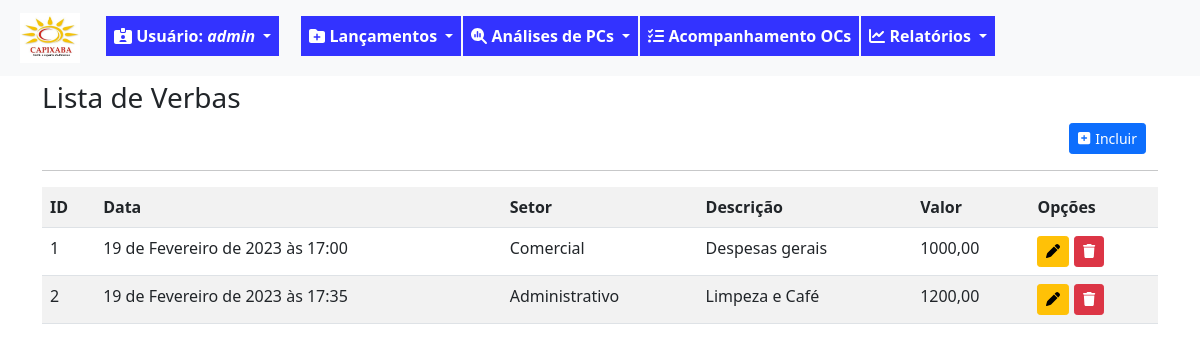
/verbas/listar/ (signed in), run on an earlier commit of the app's database.
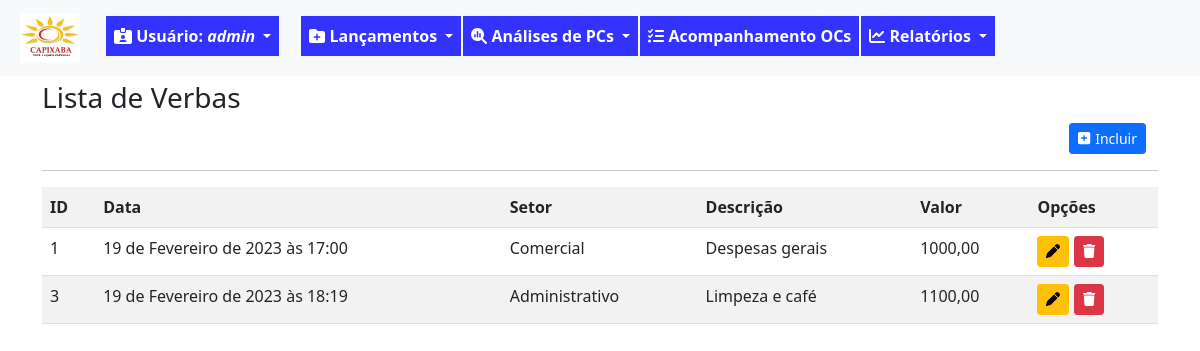
And on a later commit of the database.
### fluxo/models.py (models this page shows, shortened)
class Verba(models.Model):
    data_verba = models.DateTimeField(verbose_name='Data Lançamento', default=timezone.now)
    valor_verba = models.DecimalField(verbose_name='Valor da Verba', max_digits=9, decimal_places=2)
    setor_verba = models.ForeignKey(Setor, on_delete=models.PROTECT, verbose_name='Setor')
    desc_verba = models.CharField(verbose_name='Descrição', max_length=200)
    motivo_verba = models.TextField(verbose_name='Motivo', max_length=1000, blank=True, null=True)

class Setor(models.Model):
    setor_desc = models.CharField(verbose_name='Setor', max_length=100, unique=True)
    def __str__(self):
        return self.setor_desc

### fluxo/views.py (the view)
# urls.py: path('verbas/listar/', VerbaList.as_view(), name='lista-verbas'),
class VerbaList(GroupRequiredMixin, LoginRequiredMixin,ListView):
    login_url = reverse_lazy('login')
    group_required = u'Aprovador'
    model = Verba
    template_name = 'fluxo/listas/lista-verbas.html'

### fluxo/templates/fluxo/listas/lista-verbas.html (shortened to what this page needs)
{% extends 'paginas/base.html' %}
{% load static %}
{% block conteudo %}
<h3 style="margin-top: 5px;">Lista de Verbas </h3>
<div class="container container-dir">
    <a href="{% url 'cad-verbas' %}" class="btn btn-primary btn-sm" title="Incluir nova verba">
        <i style="margin-right: 5px" class="fa-solid fa-square-plus"></i>Incluir</a>
</div>
<hr>
<div class="table-responsive">
    <table class="table table-striped">
        <tr>
            <th>ID</th>
            <th>Data</th>
            <th>Setor</th>
            <th>Descrição</th>
            <th>Valor</th>
            <th>Opções</th>
        </tr>
        {% for verba in object_list %}
        <tr>
            <td>{{ verba.pk }}</td>
            <td>{{ verba.data_verba }}</td>
            <td>{{ verba.setor_verba }}</td>
            <td>{{ verba.desc_verba }}</td>
            <td>{{ verba.valor_verba }}</td>
            <td>
                <a href="{% url 'alter-verbas' verba.pk %}" class="btn btn-warning btn-sm" title="Alterar Verba"><i class="fa-solid fa-pen"></i></a>
                <a href="{% url 'excl-verbas' verba.pk %}" class="btn btn-danger btn-sm" title="Excluir Verba"><i class="fa-solid fa-trash"></i></a>
            </td>
        </tr>
        {% empty %}
        <tr>
            <td colspan="6">Lista vazia</td>
        </tr>
        {% endfor%}
    </table>
</div>
{% endblock conteudo %}

### paginas/templates/paginas/base.html (shortened to what this page needs)
{% load static %}
{% load crispy_forms_tags %}
<!DOCTYPE html>
<html lang="pt-br">
<head>
    <link rel="stylesheet" href="{% static 'css/estilo.css' %}" type="text/css">
    <link rel="stylesheet" href="{% static 'css/bootstrap.min.css' %}" type="text/css">
    <link rel="stylesheet" href="{% static 'css/all.min.css' %}" type="text/css">
</head>
<body class="corpo">
    <header>
        {% block menu %}
        {% if request.user.is_authenticated %}
        <nav class="navbar navbar-expand-lg bg-light">
            <div class="container-fluid">
                <ul class="navbar-nav me-auto mb-lg-0">
                    <li class="nav-item">
                        <a class="navbar-brand nav-link" href="{% url 'index' %}"><img src="{% static 'img/logocpxb.jpeg' %}" width="60" height="50" alt=""></a>
                    </li>
                    <div class="nav-item dropdown mt-2">
                        <a style="color:white; margin-right: 20px;" class="nav-link dropdown-toggle btn-meu-menu" href="#" role="button" data-bs-toggle="dropdown" aria-expanded="false">
                            <i class="fa-solid fa-id-card-clip"></i><span> Usuário: <em>{{ request.user}}</em></span>
                        </a>
                    </div>
                    <div class="nav-item dropdown mt-2">
                        <a style="color:white" class="nav-link dropdown-toggle btn-meu-menu" href="#" role="button" data-bs-toggle="dropdown" aria-expanded="false">
                            <i class="fa-solid fa-folder-plus"></i>
                            <span>Lançamentos</span>
                        </a>
                    </div>
                    <div class="nav-item dropdown mt-2">
                        <a style="color:white" class="nav-link dropdown-toggle btn-meu-menu" href="#" role="button" data-bs-toggle="dropdown" aria-expanded="false">
                            <i class="fa-solid fa-magnifying-glass-chart"></i>
                            <span>Análises de PCs</span>
                        </a>
                    </div>
                    <li class="nav-item mt-2"><a style="color:white" class="nav-link btn-meu-menu" href="{% url 'index' %}">
                        <i class="fa-solid fa-list-check"></i>
                        <span>Acompanhamento OCs</span></a>
                    </li>
                    <div class="nav-item dropdown mt-2">
                        <a style="color:white" class="nav-link dropdown-toggle btn-meu-menu" href="#" role="button" data-bs-toggle="dropdown" aria-expanded="false">
                            <i class="fa-solid fa-chart-line"></i>
                            <span>Relatórios</span>
                        </a>
                    </div>
                </ul>
            </div>
        </nav>
        {% endif %}
        {% endblock menu %}
    </header>
        <div class="container">
        {% block conteudo %}{% endblock conteudo %}
        </div>
</body>
</html>

### static/css/estilo.css (style rules this page uses)
.corpo { margin-bottom: 80px; }
.btn-meu-menu { background-color:rgb(51, 51,255); font-size: medium; font-weight: bold; margin-left: 2px; }
.container-dir { text-align: right; }

What changed in the data, as far as the page shows it:
removed Verba: pk "2", data_verba "19 de Fevereiro de 2023 às 17:35", setor_verba "Administrativo", desc_verba "Limpeza e Café", valor_verba "1200,00"
added Verba: pk "3", data_verba "19 de Fevereiro de 2023 às 18:19", setor_verba "Administrativo", desc_verba "Limpeza e café", valor_verba "1100,00"
